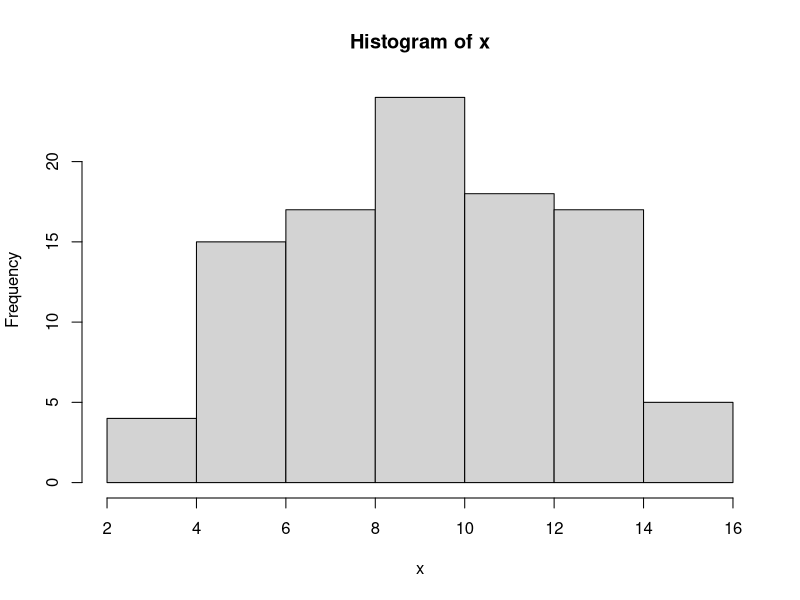
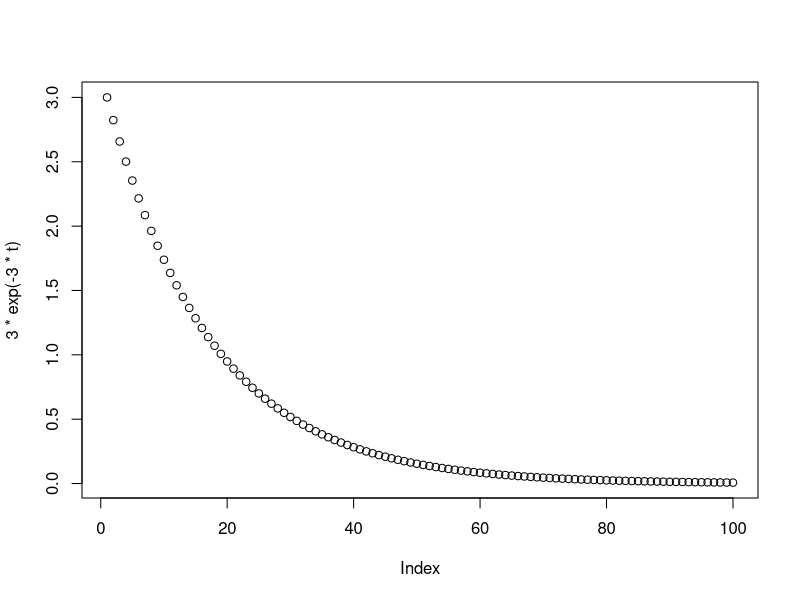

These figures' R source, in order:
## ---- chunk 1
rnorm(4, mean = 0, sd = 1)
## ---- chunk 2
p1 <- 1 - (1 - 0.6827) / 2
p2 <- 1 - (1 - 0.9545) /2
p3 <- 1 - (1 - 0.9973) /2

c(qnorm(p1),  # u + sigma
qnorm(p2),  # u + 2sigma
qnorm(p3)  # u + 3sigma
)
## ---- chunk 3
# dnorm(x, mean = 0, sd = 1, log = FALSE)
# pnorm(q, mean = 0, sd = 1, lower.tail = TRUE, log.p = FALSE)
# x, q vector of quantiles.

c(dnorm(0),  # gives the density, it is the pdf
pnorm(2),  # gives the distribution function, Pr(X <= x0)
pnorm(0),
qnorm(1 - 0.05)  # u + 3sigma
)
## ---- chunk 4

n <- 100
lambda <- 10
x <- rpois(n, lambda)
hist(x)


dpois(0, lambda)


1 - exp(-1/59.6 * 72)

1 - exp(-0.0168 * 72)




t = seq(0, 2, length.out=100)

plot(3 *exp(-3 *t))

ppois(2, lambda, log.p = TRUE)

rpois(n, lambda)
## ---- chunk 5
1 - exp(- 1/ (5 * 90) * 270)
